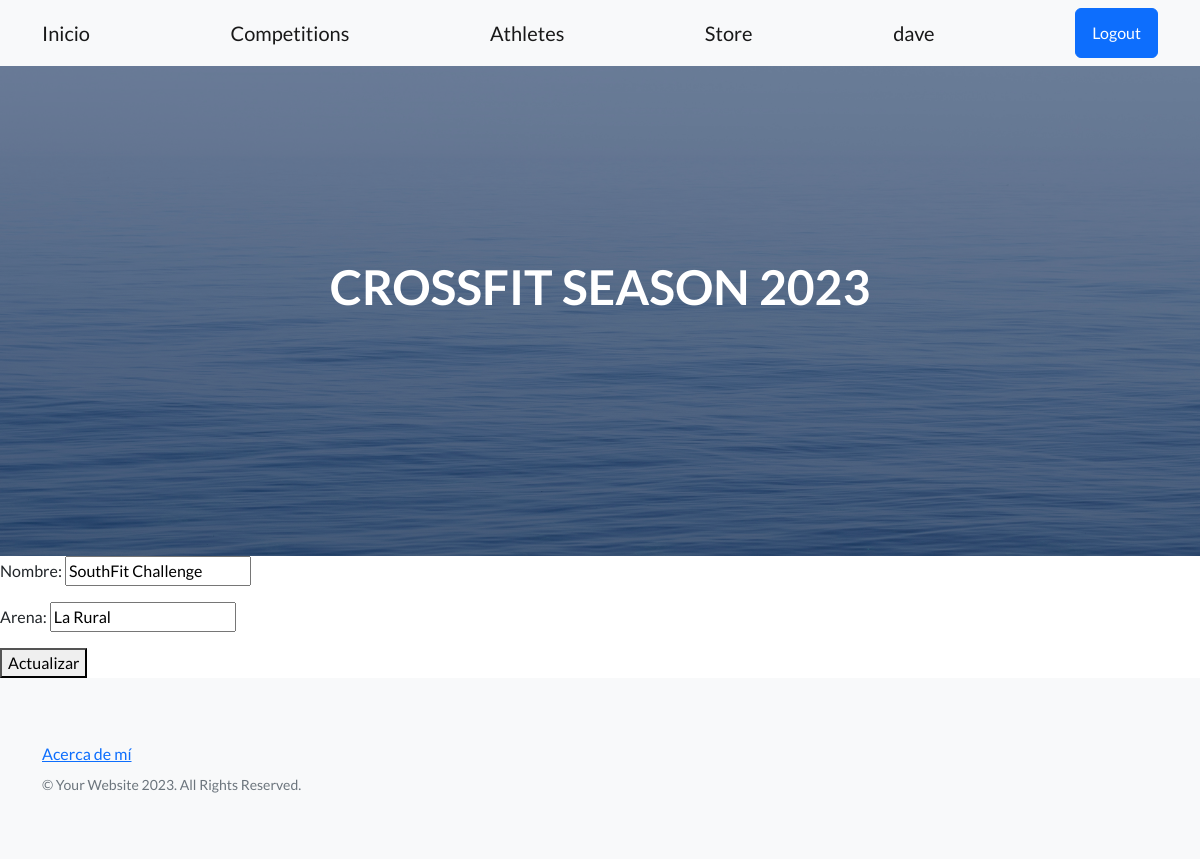
The page /app-coder/actualiza-competitions/1 (signed in) on the database as committed earlier.
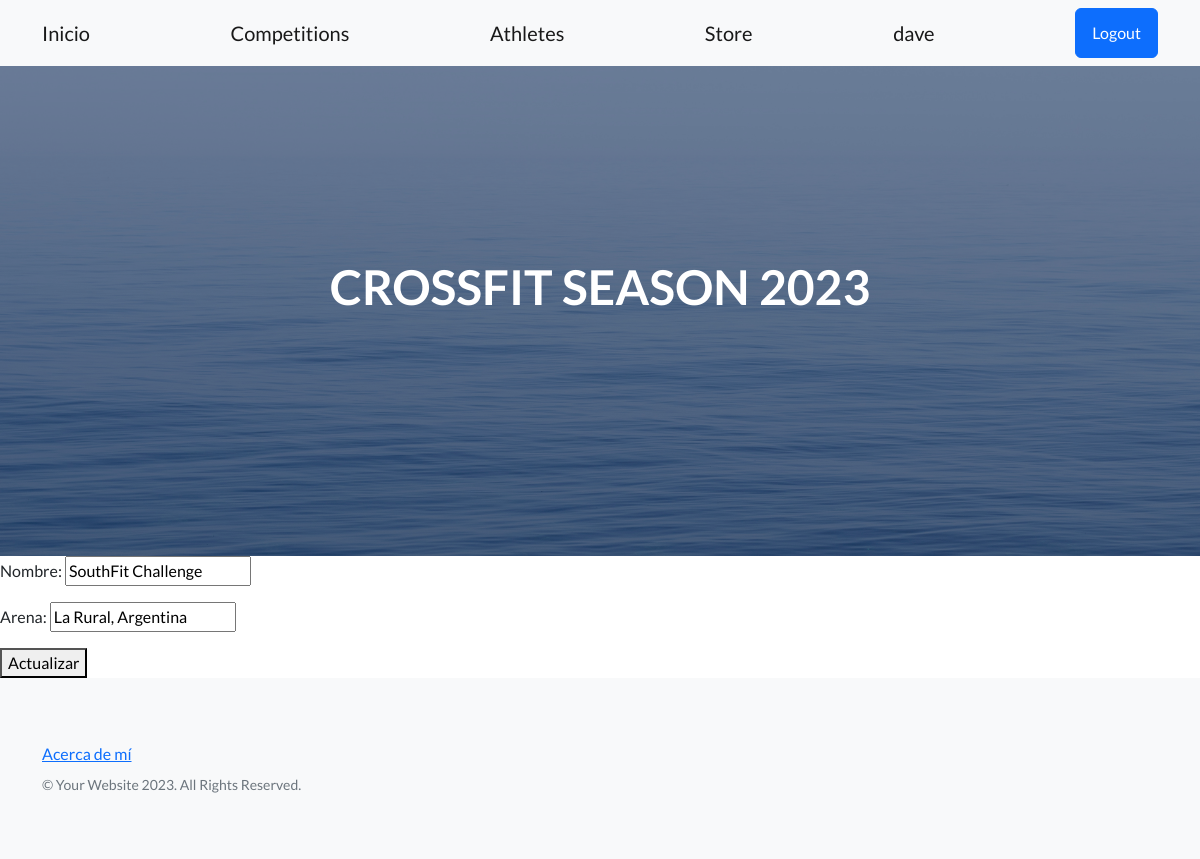
The same page on the database as committed later.
### AppCoder/models.py (models this page shows, shortened)
class Competitions(models.Model):
    nombre = models.CharField(max_length=50)
    arena = models.CharField(max_length=50)
    class Meta():
        verbose_name = 'Competition'
        verbose_name_plural = 'Competitions'

### AppCoder/views.py (the view)
# urls.py: path('actualiza-competitions/<pk>', CompetitionsUpdate.as_view(), name='ActualizaCompetitions'),
class CompetitionsUpdate(LoginRequiredMixin, UpdateView):
    model = Competitions
    template_name = "competitions_update.html"
    fields = ("__all__")
    success_url = "/app-coder/lista-competitions/"

### AppCoder/templates/competitions_update.html
{% extends 'padre.html' %}
{% block contenidoQueCambia %}
    <form action="{% url 'ActualizaCompetitions' competitions.id %}" method="post">{% csrf_token %}
        {{form.as_p}}
        <button type="submit">Actualizar</button>
    </form>
{% endblock %}

Rows that differ between the two databases and show on the page:
changed Competitions "SouthFit Challenge": arena "La Rural" → "La Rural, Argentina"
